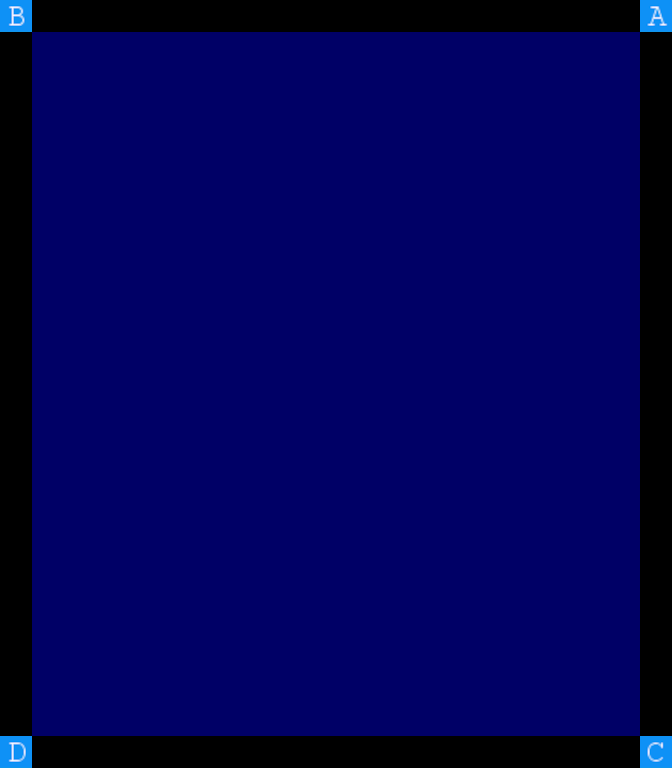

Below is a game level as drawn by its tile map, then a one-line description and the .tmx that defines it (tile-layer data replaced by summaries):
An orthogonal 21x24 tile map with 32x32 px tiles, 6 tile layers (Background, Maze, Directions, MazeZones, ...), 4 tilesets.

<map version="1.5" tiledversion="1.7.2" orientation="orthogonal" renderorder="right-down" width="21" height="24" tilewidth="32" tileheight="32" infinite="0" nextlayerid="7" nextobjectid="1">
 <tileset firstgid="1" name="corners" tilewidth="32" tileheight="32" tilecount="80" columns="10">
  <image source="maps/chompermazetiles.png" width="320" height="256" />
 </tileset>
 <tileset firstgid="81" name="location" tilewidth="32" tileheight="32" tilecount="100" columns="10">
  <image source="maps/location.png" trans="000000" width="320" height="320" />
 </tileset>
 <tileset firstgid="181" name="mazedirs" tilewidth="32" tileheight="32" tilecount="15" columns="15">
  <image source="maps/mazedirs.png" trans="000000" width="480" height="32" />
 </tileset>
 <tileset firstgid="196" name="zones" tilewidth="32" tileheight="32" tilecount="8" columns="1">
  <image source="maps/mazezones.png" trans="000000" width="32" height="256" />
 </tileset>
 <layer id="1" name="Background" width="21" height="24">
  <data>[504 cells, 418 non-empty, 1 distinct tile ids]</data>
 </layer>
 <layer id="2" name="Maze" width="21" height="24">
  <data>[504 cells, 0 non-empty, 0 distinct tile ids]</data>
 </layer>
 <layer id="4" name="Directions" width="21" height="24">
  <data>[504 cells, 0 non-empty, 0 distinct tile ids]</data>
 </layer>
 <layer id="6" name="MazeZones" width="21" height="24">
  <data>[504 cells, 0 non-empty, 0 distinct tile ids]</data>
 </layer>
 <layer id="3" name="MazeLocations" width="21" height="24">
  <data>[504 cells, 0 non-empty, 0 distinct tile ids]</data>
 </layer>
 <layer id="5" name="ArtistsLocations" width="21" height="24">
  <data>[504 cells, 4 non-empty, 4 distinct tile ids]</data>
 </layer>
</map>
